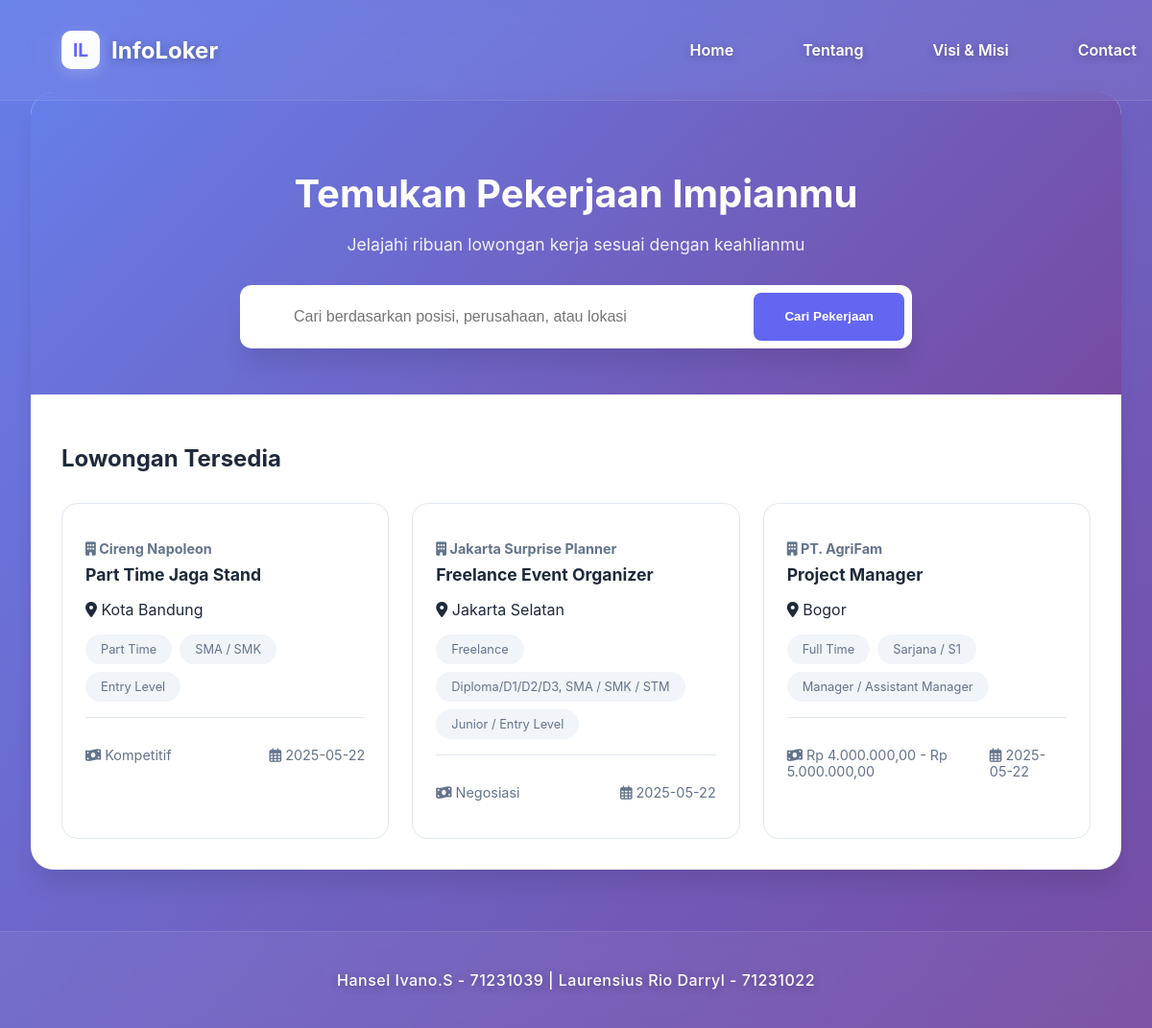
/Dashboard/dashboard_pelamar.php (signed in), run on the app's committed database.
### tables this page shows
CREATE TABLE `lowongan` (
  `id` int(11) NOT NULL,
  `perusahaan_id` int(11) DEFAULT NULL,
  `judul` varchar(100) DEFAULT NULL,
  `lokasi` varchar(100) DEFAULT NULL,
  `jenis_pekerjaan` varchar(50) DEFAULT NULL,
  `level_pekerjaan` varchar(50) DEFAULT NULL,
  `pendidikan` varchar(100) DEFAULT NULL,
  `gaji` varchar(50) DEFAULT NULL,
  `deskripsi` text DEFAULT NULL,
  `keahlian` text DEFAULT NULL,
  `kualifikasi` text DEFAULT NULL,
  `tanggal_posting` date DEFAULT NULL
);

CREATE TABLE `perusahaan` (
  `id` int(11) NOT NULL,
  `user_id` int(11) DEFAULT NULL,
  `nama_perusahaan` varchar(100) DEFAULT NULL,
  `lokasi` varchar(100) DEFAULT NULL,
  `logo` varchar(255) DEFAULT NULL
);

### Dashboard/dashboard_pelamar.php (the view, shortened to what this page needs)
<?php
require '../koneksi.php';
$search = isset($_GET['search']) ? $_GET['search'] : '';
$sql = "SELECT l.*, p.nama_perusahaan
        FROM lowongan l
        JOIN perusahaan p ON l.perusahaan_id = p.id
        WHERE
            l.judul LIKE '%$search%' OR
            p.nama_perusahaan LIKE '%$search%' OR
            l.lokasi LIKE '%$search%' OR
            l.jenis_pekerjaan LIKE '%$search%' OR
            l.gaji LIKE '%$search%'";
$result = mysqli_query($conn, $sql);
?>
<!DOCTYPE html>
<html lang="id">
<head>
    <link rel="stylesheet" href="https://cdnjs.cloudflare.com/ajax/libs/font-awesome/6.0.0/css/all.min.css">
    <link rel="stylesheet" href="utama_pelamar.css">
</head>
<body>
    <?php include '../partials/header.php'; ?>
    <main class="main-content">
        <div class="dashboard-container">
            <section class="search-section">
                <h1>Temukan Pekerjaan Impianmu</h1>
                <p class="search-subtitle">Jelajahi ribuan lowongan kerja sesuai dengan keahlianmu</p>
                <form method="GET" action="" class="search-form">
                    <div class="search-input-group">
                        <i class="fas fa-search input-icon"></i>
                        <input type="text" name="search"
                               placeholder="Cari berdasarkan posisi, perusahaan, atau lokasi"
                               value="<?= htmlspecialchars($search) ?>">
                        <button type="submit" class="search-button">
                            Cari Pekerjaan
                        </button>
                    </div>
                </form>
            </section>
            <section class="jobs-section">
                <h2>Lowongan Tersedia</h2>
                <div class="job-grid">
                    <?php while ($row = mysqli_fetch_assoc($result)): ?>
                        <a href="../Detail/detail_lowongan.php?id=<?= $row['id'] ?>" class="job-card">
                            <div class="job-card-header">
                                <h3 class="company-name">
                                    <i class="fas fa-building"></i>
                                    <?= htmlspecialchars($row['nama_perusahaan']) ?>
                                </h3>
                                <h4 class="job-title"><?= htmlspecialchars($row['judul']) ?></h4>
                            </div>
                            <div class="job-card-body">
                                <p class="location">
                                    <i class="fas fa-map-marker-alt"></i>
                                    <?= htmlspecialchars($row['lokasi']) ?>
                                </p>
                                <div class="job-tags">
                                    <span class="tag"><?= $row['jenis_pekerjaan'] ?></span>
                                    <span class="tag"><?= $row['pendidikan'] ?></span>
                                    <span class="tag"><?= $row['level_pekerjaan'] ?></span>
                                </div>
                            </div>
                            <div class="job-card-footer">
                                <p class="salary">
                                    <i class="fas fa-money-bill-wave"></i>
                                    <?= htmlspecialchars($row['gaji']) ?>
                                </p>
                                <p class="posted-date">
                                    <i class="far fa-calendar-alt"></i>
                                    <?= $row['tanggal_posting'] ?>
                                </p>
                            </div>
                        </a>
                    <?php endwhile; ?>
                </div>
            </section>
        </div>
    </main>
    <?php include '../partials/footer.php'; ?>
</body>
</html>

### Dashboard/utama_pelamar.css (style rules this page uses)
:root { --primary-color: #6366f1; --primary-hover: #5856eb; --secondary-color: #f1f5f9; --text-primary: #1e293b; --text-secondary: #64748b; --border-color: #e2e8f0; --white: #ffffff; --shadow: 0 4px 6px -1px rgba(0, 0, 0, 0.1); --shadow-lg: 0 20px 25px -5px rgba(0, 0, 0, 0.1); }
body { font-family: 'Inter', sans-serif; margin: 0; padding: 0; background: linear-gradient(135deg, #667eea 0%, #764ba2 100%); min-height: 100vh; }
.main-content { padding: 6rem 2rem 2rem; max-width: 1200px; margin: 0 auto; }
.dashboard-container { background: var(--white); border-radius: 24px; box-shadow: var(--shadow-lg); overflow: hidden; animation: fadeInUp 1s ease-out; }
.search-section { padding: 3rem 2rem; text-align: center; background: linear-gradient(135deg, #667eea 0%, #764ba2 100%); color: var(--white); }
.search-section h1 { font-size: 2.5rem; margin-bottom: 1rem; }
.search-subtitle { font-size: 1.1rem; opacity: 0.9; margin-bottom: 2rem; }
.search-form { max-width: 700px; margin: 0 auto; }
.search-input-group { display: flex; gap: 1rem; background: var(--white); padding: 0.5rem; border-radius: 12px; box-shadow: var(--shadow-lg); }
.search-input-group input { flex: 1; padding: 1rem; border: none; font-size: 1rem; border-radius: 8px; }
.search-button { background: var(--primary-color); color: var(--white); border: none; padding: 0 2rem; border-radius: 8px; font-weight: 600; cursor: pointer; transition: all 0.3s ease; }
.jobs-section { padding: 2rem; }
.jobs-section h2 { color: var(--text-primary); margin-bottom: 2rem; }
.job-grid { display: grid; grid-template-columns: repeat(auto-fill, minmax(300px, 1fr)); gap: 1.5rem; }
.job-card { background: var(--white); border-radius: 16px; padding: 1.5rem; text-decoration: none; color: var(--text-primary); border: 1px solid var(--border-color); transition: all 0.3s ease; }
.job-card-header { margin-bottom: 1rem; }
.company-name { color: var(--text-secondary); font-size: 0.9rem; margin-bottom: 0.5rem; }
.job-title { color: var(--text-primary); font-size: 1.1rem; margin: 0; }
.job-tags { display: flex; flex-wrap: wrap; gap: 0.5rem; margin: 1rem 0; }
.tag { background: var(--secondary-color); color: var(--text-secondary); padding: 0.5rem 1rem; border-radius: 20px; font-size: 0.8rem; }
.job-card-footer { display: flex; justify-content: space-between; align-items: center; margin-top: 1rem; padding-top: 1rem; border-top: 1px solid var(--border-color); font-size: 0.9rem; color: var(--text-secondary); }

### data on the page
lowongan: perusahaan.nama_perusahaan "Cireng Napoleon", judul "Part Time Jaga Stand", lokasi "Kota Bandung", jenis_pekerjaan "Part Time", pendidikan "SMA / SMK", level_pekerjaan "Entry Level", gaji "Kompetitif", tanggal_posting "2025-05-22"
lowongan: perusahaan.nama_perusahaan "Jakarta Surprise Planner", judul "Freelance Event Organizer", lokasi "Jakarta Selatan", jenis_pekerjaan "Freelance", pendidikan "Diploma/D1/D2/D3, SMA / SMK / STM", level_pekerjaan "Junior / Entry Level", gaji "Negosiasi", tanggal_posting "2025-05-22"
lowongan: perusahaan.nama_perusahaan "PT. AgriFam", judul "Project Manager", lokasi "Bogor", jenis_pekerjaan "Full Time", pendidikan "Sarjana / S1", level_pekerjaan "Manager / Assistant Manager", gaji "Rp 4.000.000,00 - Rp 5.000.000,00", tanggal_posting "2025-05-22"
